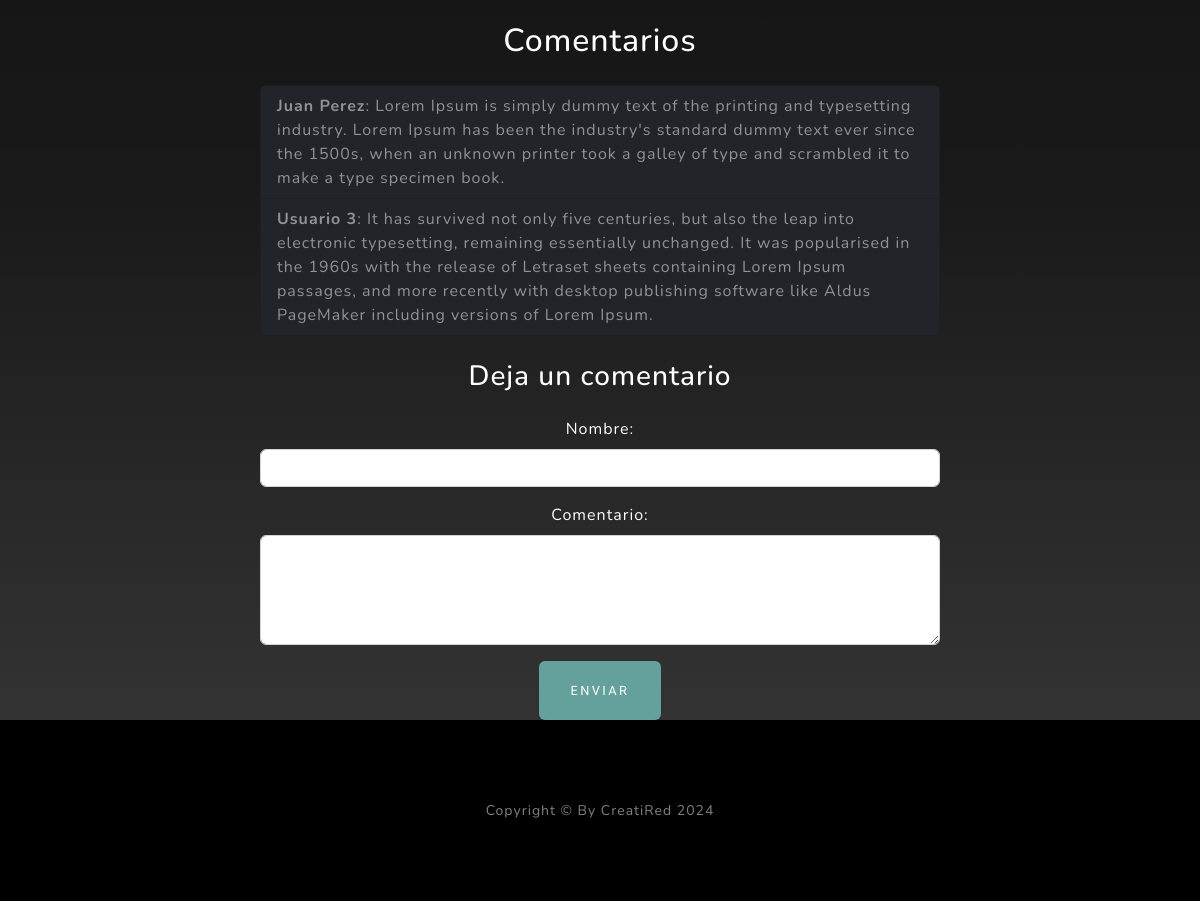
The page /blogs/pages/8/ (signed in, lower part) on the database as committed earlier.
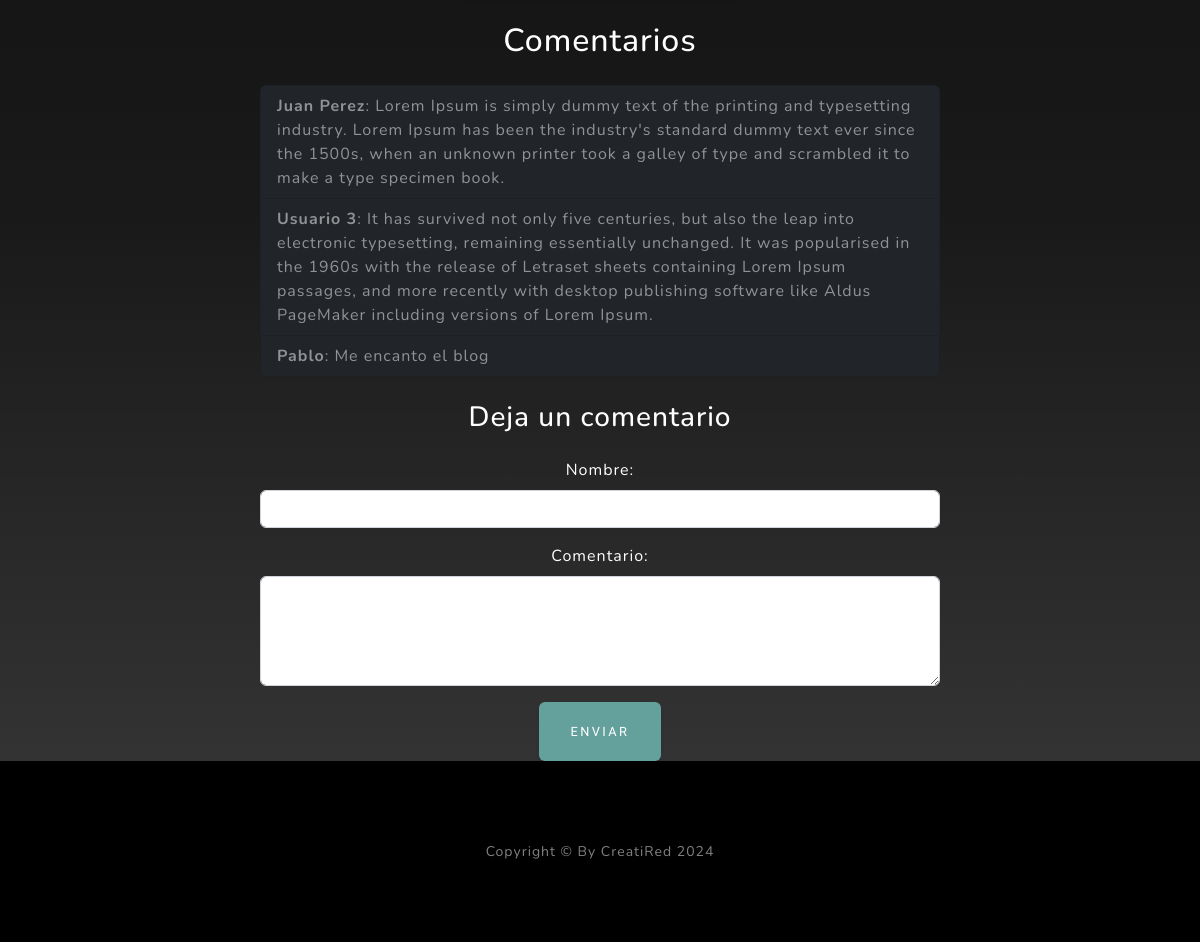
The same page on the database as committed later.
### Miaplicacion/models.py (models this page shows, shortened)
class Comentario(models.Model):
    blog = models.ForeignKey(Blog, on_delete=models.CASCADE, related_name='comentarios')
    nombre = models.CharField(max_length=100)
    cuerpo = models.TextField()
    fecha_comentario = models.DateTimeField(auto_now_add=True)

### Miaplicacion/views.py (the view, shortened to what this page needs)
# urls.py: path('pages/<int:pk>/', BlogDetailView.as_view(), name='blog_detail'),  # Detalles del blog
class BlogDetailView(FormMixin, DetailView):
    model = Blog
    template_name = 'Miaplicacion/blog_detail.html'
    form_class = ComentarioForm
    def get_context_data(self, **kwargs):
        context = super().get_context_data(**kwargs)
        context['comentarios'] = Comentario.objects.filter(blog=self.object)
        context['form'] = self.get_form()  # Para manejar el formulario en el template
        return context

### Miaplicacion/forms.py
class ComentarioForm(forms.ModelForm):
    class Meta:
        model = Comentario
        fields = ['nombre', 'cuerpo']
        widgets = {
            'cuerpo': forms.Textarea(attrs={'rows': 4}),
        }

### Miaplicacion/templates/miaplicacion/blog_detail.html (shortened to what this page needs)
{% extends "miaplicacion/padre.html" %}
{% load static %}
{% block contenidoQueCambia %}
<section class="about-section text-center" id="about">
    <div class="container px-4 px-lg-5">
      <div class="row gx-4 gx-lg-5 justify-content-center">
        <div class="col-lg-8">
          <h2 class="text-white mb-4">Comentarios</h2>
          {% if comentarios %}
            <ul class="list-group mb-4">
              {% for comentario in comentarios %}
                <li class="list-group-item bg-dark text-white-50 text-start" style="text-align: justify;">
                  <strong>{{ comentario.nombre }}</strong>: {{ comentario.cuerpo }}
                </li>
              {% endfor %}
            </ul>
          {% else %}
            <p class="text-white">No hay comentarios aún.</p>
          {% endif %}
        </div>
        <div class="col-lg-8">
          <h3 class="text-white mb-4">Deja un comentario</h3>
          <form method="POST" action="{% url 'blog_detail' blog.pk %}">
            <div class="mb-3">
              <label for="id_nombre" class="form-label text-white">Nombre:</label>
              <input type="text" class="form-control" name="nombre" maxlength="100" required id="id_nombre">
            </div>
            <div class="mb-3">
              <label for="id_cuerpo" class="form-label text-white">Comentario:</label>
              <textarea class="form-control" name="cuerpo" rows="4" required id="id_cuerpo"></textarea>
            </div>
            <button type="submit" class="btn btn-primary">Enviar</button>
          </form>
        </div>
      </div>
    </div>
</section>
{% endblock %}

Rows that differ between the two databases and show on the page:
added Comentario: nombre "Pablo", cuerpo "Me encanto el blog"
